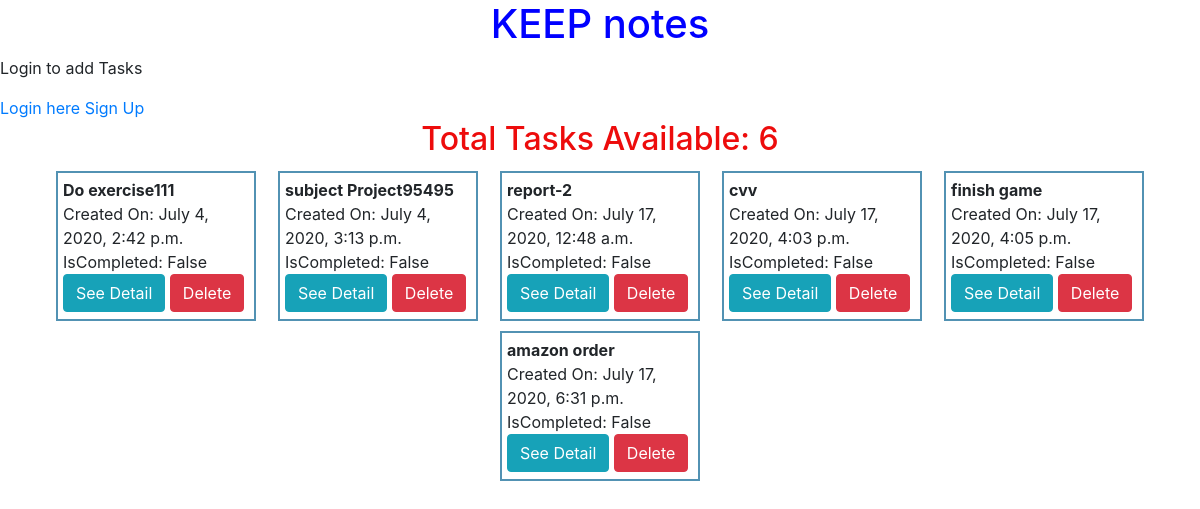
The page / on the database its author committed.
### Tasks/models.py (models this page shows, shortened)
class Task(models.Model):
    title = models.CharField(max_length=30)
    description = models.CharField(max_length=300)
    completed = models.BooleanField(default=False)
    createdOn = models.DateTimeField(auto_now_add=True)
    createdby = models.ForeignKey(
        User, on_delete=models.CASCADE, blank=True, null=True)

### Tasks/views.py (the view)
# urls.py: path('', index, name='list'),
def index(request):
    alltasks = Task.objects.all()
    form = Task_form()
    if request.method == 'POST':
        form = Task_form(request.POST)
        if form.is_valid():
            form.save()
    form = Task_form()  # to keep form input empty after submitting
    context = {
        "tasks": alltasks,
        "form": form
    }
    return render(request, 'list.html', context)

### templates/list.html (shortened to what this page needs)
{% extends 'base.html' %}
{% block content %}
<h1 style="text-align: center;" >KEEP notes </h1>
{% if user.is_authenticated %}
	<p> Hi {{ user.username }} !</p>
	<a href="{% url 'logout' %}"> Logout </a>
	<form style="text-align: center;" method="POST" action="/">
		{% csrf_token %}
		Title: {{ form.title }}
		Description: {{ form.description }}
		<input class="btn btn-success" type="Submit" value="Create Task">
	</form>
{% else %}
	<p> Login to add Tasks </p>
	<a href="{% url 'login' %}"> Login here </a>
	<a href="{% url 'sign_up' %}"> Sign Up </a>
{% endif %}
<h2 style="text-align: center;" >Total Tasks Available: {{ tasks.count }}</h2>
<div class="container">
{% for task in tasks %}
<div class="task-div">
	{% if task.completed == True %}
	 <strike> <b> {{ task.title }}</b><br></strike>
	{% else %}
	<b> {{ task.title }}</b><br>
	{% endif %}
	Created On: {{ task.createdOn }}<br>
	IsCompleted: {{ task.completed }}
<div >
	<a  class="btn btn-info"   href="{% url 'updateTask' task.id %}">See Detail</a>
	<a  class="btn btn-danger" href="{% url 'deleteTask' task.id %}">Delete</a>
</div>
</div>
{% endfor %}
{% endblock %}

### templates/base.html (shortened to what this page needs)
{% load static %}
<!DOCTYPE html>
<html>
<head>
	<link rel="stylesheet" type="text/css" href="{% static 'style.css' %}">
	<link rel="stylesheet" href="https://maxcdn.bootstrapcdn.com/bootstrap/4.5.0/css/bootstrap.min.css">
</head>
<body >
		{% block content %}{% endblock %}
</body>
</html>

### static/style.css (style rules this page uses)
h1 { color:blue; }
h2 { color:#ed0c0c; }
.task-div { padding: 5px; margin: 5px; border: solid 2px #5292b3; width: 200px; height: 150px; }
.container { display: flex; flex-wrap: wrap; justify-content: space-around; }

### rows shown on the page
Task: title "Do exercise111", createdOn "July 4, 2020, 2:42 p.m.", completed "False"
Task: title "subject Project95495", createdOn "July 4, 2020, 3:13 p.m.", completed "False"
Task: title "report-2", createdOn "July 17, 2020, 12:48 a.m.", completed "False"
Task: title "cvv", createdOn "July 17, 2020, 4:03 p.m.", completed "False"
Task: title "finish game", createdOn "July 17, 2020, 4:05 p.m.", completed "False"
Task: title "amazon order", createdOn "July 17, 2020, 6:31 p.m.", completed "False"

### other values the page prints
{{ tasks.count }} "6"
